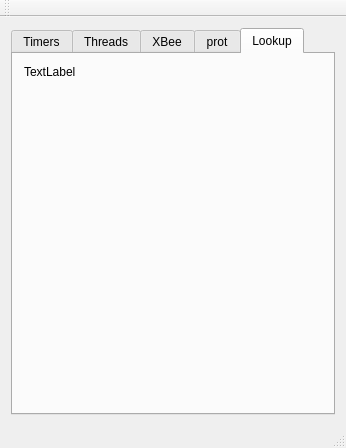
<?xml version="1.0" encoding="UTF-8"?>
<ui version="4.0">
 <class>MainWindow</class>
 <widget class="QMainWindow" name="MainWindow">
  <property name="geometry">
   <rect>
    <x>0</x>
    <y>0</y>
    <width>344</width>
    <height>448</height>
   </rect>
  </property>
  <property name="windowTitle">
   <string>MainWindow</string>
  </property>
  <widget class="QWidget" name="centralWidget">
   <layout class="QGridLayout" name="gridLayout">
    <item row="0" column="0">
     <layout class="QVBoxLayout" name="verticalLayout">
      <item>
       <widget class="QTabWidget" name="tabWidget">
        <property name="currentIndex">
         <number>4</number>
        </property>
        <widget class="QWidget" name="tab">
         <attribute name="title">
          <string>Timers</string>
         </attribute>
         <layout class="QGridLayout" name="gridLayout_3">
          <item row="0" column="0">
           <layout class="QVBoxLayout" name="verticalLayout_2" stretch="0,0">
            <item>
             <layout class="QHBoxLayout" name="horizontalLayout_2">
              <item>
               <widget class="QPushButton" name="m_Tab1_Start_pushButton">
                <property name="text">
                 <string>Start</string>
                </property>
               </widget>
              </item>
              <item>
               <widget class="QPushButton" name="m_Tab1_Stop_pushButton">
                <property name="text">
                 <string>Stop</string>
                </property>
               </widget>
              </item>
             </layout>
            </item>
            <item>
             <widget class="QSplitter" name="splitter">
              <property name="orientation">
               <enum>Qt::Horizontal</enum>
              </property>
              <widget class="QWidget" name="gridLayoutWidget">
               <layout class="QGridLayout" name="gridLayout_4">
                <item row="0" column="0">
                 <widget class="FormLabiel" name="Value_widget1" native="true"/>
                </item>
                <item row="1" column="0">
                 <widget class="FormLabiel" name="Value_widget4" native="true"/>
                </item>
                <item row="1" column="1">
                 <widget class="FormLabiel" name="Value_widget3" native="true"/>
                </item>
                <item row="0" column="1">
                 <widget class="FormLabiel" name="Value_widget2" native="true"/>
                </item>
               </layout>
              </widget>
             </widget>
            </item>
           </layout>
          </item>
         </layout>
        </widget>
        <widget class="QWidget" name="tab_2">
         <attribute name="title">
          <string>Threads</string>
         </attribute>
         <layout class="QGridLayout" name="gridLayout_2">
          <item row="0" column="0">
           <layout class="QVBoxLayout" name="verticalLayout_4">
            <item>
             <layout class="QHBoxLayout" name="horizontalLayout_3">
              <item>
               <widget class="QPushButton" name="m_Tab2_Start_pushButton">
                <property name="text">
                 <string>Start</string>
                </property>
               </widget>
              </item>
              <item>
               <widget class="QPushButton" name="m_Tab2_Stop_pushButton">
                <property name="text">
                 <string>Stop</string>
                </property>
               </widget>
              </item>
             </layout>
            </item>
            <item>
             <layout class="QHBoxLayout" name="horizontalLayout">
              <item>
               <widget class="QListView" name="listView_1"/>
              </item>
              <item>
               <widget class="QListView" name="listView_2"/>
              </item>
              <item>
               <widget class="QListView" name="listView_3"/>
              </item>
              <item>
               <widget class="QListView" name="listView_4"/>
              </item>
             </layout>
            </item>
           </layout>
          </item>
         </layout>
        </widget>
        <widget class="QWidget" name="XBee_tab">
         <attribute name="title">
          <string>XBee</string>
         </attribute>
        </widget>
        <widget class="QWidget" name="Prot_tab">
         <attribute name="title">
          <string>prot</string>
         </attribute>
         <layout class="QGridLayout" name="gridLayout_5">
          <item row="0" column="0">
           <widget class="QStackedWidget" name="stackedWidget">
            <property name="currentIndex">
             <number>0</number>
            </property>
            <widget class="QWidget" name="page">
             <widget class="QWidget" name="verticalLayoutWidget">
              <property name="geometry">
               <rect>
                <x>0</x>
                <y>60</y>
                <width>376</width>
                <height>166</height>
               </rect>
              </property>
              <layout class="QVBoxLayout" name="verticalLayout_3">
               <item>
                <layout class="QGridLayout" name="gridLayout_6">
                 <item row="0" column="1">
                  <widget class="QTextEdit" name="textEdit"/>
                 </item>
                 <item row="0" column="0">
                  <widget class="QPushButton" name="pushButton">
                   <property name="text">
                    <string>PushButton</string>
                   </property>
                  </widget>
                 </item>
                </layout>
               </item>
              </layout>
             </widget>
            </widget>
            <widget class="QWidget" name="page_2"/>
           </widget>
          </item>
         </layout>
        </widget>
        <widget class="QWidget" name="tab_Lookup">
         <attribute name="title">
          <string>Lookup</string>
         </attribute>
         <layout class="QGridLayout" name="gridLayout_7">
          <item row="0" column="0">
           <layout class="QVBoxLayout" name="verticalLayout_5" stretch="1,30">
            <item>
             <widget class="QLabel" name="label">
              <property name="text">
               <string>TextLabel</string>
              </property>
             </widget>
            </item>
            <item>
             <widget class="NudeDude" name="Nude_widget" native="true"/>
            </item>
           </layout>
          </item>
         </layout>
        </widget>
       </widget>
      </item>
     </layout>
    </item>
   </layout>
  </widget>
  <widget class="QMenuBar" name="menuBar">
   <property name="geometry">
    <rect>
     <x>0</x>
     <y>0</y>
     <width>344</width>
     <height>22</height>
    </rect>
   </property>
  </widget>
  <widget class="QToolBar" name="mainToolBar">
   <attribute name="toolBarArea">
    <enum>TopToolBarArea</enum>
   </attribute>
   <attribute name="toolBarBreak">
    <bool>false</bool>
   </attribute>
  </widget>
  <widget class="QStatusBar" name="statusBar"/>
 </widget>
 <layoutdefault spacing="6" margin="11"/>
 <customwidgets>
  <customwidget>
   <class>FormLabiel</class>
   <extends>QWidget</extends>
   <header>formlabiel.h</header>
   <container>1</container>
  </customwidget>
  <customwidget>
   <class>NudeDude</class>
   <extends>QWidget</extends>
   <header location="global">nudedude.h</header>
   <container>1</container>
  </customwidget>
 </customwidgets>
 <resources/>
 <connections/>
</ui>
